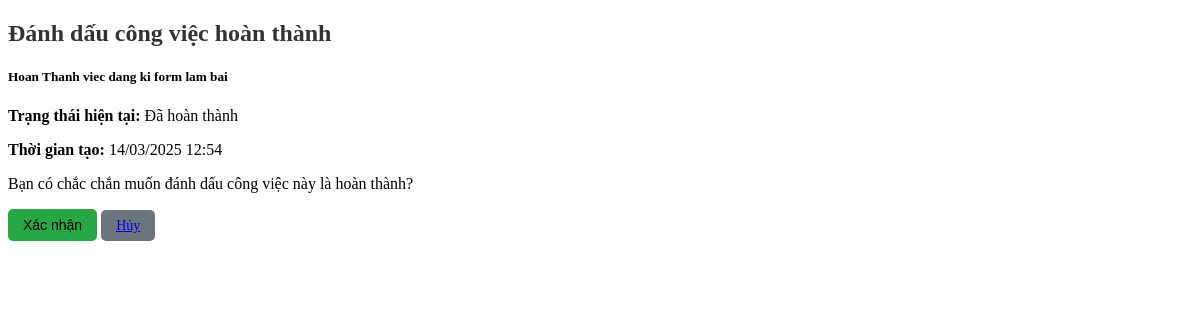
/complete/2/, run on the app's committed database.
### base/models.py (models this page shows, shortened)
class Task(models.Model):
    STATUS_CHOICES = [
        ("pending", "Chưa hoàn thành"),
        ("completed", "Đã hoàn thành"),
    ]
    title = models.CharField(max_length=255)
    description = models.TextField(blank=True)
    status = models.CharField(max_length=20, choices=STATUS_CHOICES, default="pending")
    created = models.DateTimeField(auto_now_add=True)
    finished = models.DateTimeField(null=True, blank=True)  # Lưu thời gian hoàn thành
    category = models.ForeignKey(Category, on_delete=models.SET_NULL, null=True, blank=True)
    assigned_to = models.ForeignKey(User, on_delete=models.CASCADE, null=True, blank=True)

### base/views.py (the view)
# urls.py: path('complete/<int:task_id>/', task_complete, name='task_complete'),
def task_complete(request, task_id):
    task = get_object_or_404(Task, id=task_id)
    if request.method == "POST":
        task.mark_completed()
        return redirect('/task_list/')
    return render(request, 'task/task_complete.html', {'task': task})

### base/templates/task/task_complete.html (shortened to what this page needs)
{% extends "base.html" %}
{% load static %}
{% block content %}
<div class="container mt-4">
    <h2 class="text-center">Đánh dấu công việc hoàn thành</h2>
    <div class="card shadow-lg p-4">
        <h5 class="text-primary">{{ task.title }}</h5>
        <p><strong>Trạng thái hiện tại:</strong> {{ task.get_status_display }}</p>
        <p><strong>Thời gian tạo:</strong> {{ task.created|date:"d/m/Y H:i" }}</p>
        <form method="post">
            <p>Bạn có chắc chắn muốn đánh dấu công việc này là hoàn thành?</p>
            <button type="submit" class="btn btn-success">Xác nhận</button>
            <a href="{% url 'base:task_list' %}" class="btn btn-secondary">Hủy</a>
        </form>
    </div>
</div>
{% endblock  %}

### base/static/css/styles_home.css (style rules this page uses)
.container { max-width: 1200px; margin: auto; }
.card { border-radius: 10px; transition: transform 0.3s ease, box-shadow 0.3s ease; }
h2.text-center { font-size: 24px; font-weight: bold; color: #333; }
.btn { border-radius: 5px; padding: 8px 15px; font-size: 14px; }
.btn-success { background-color: #28a745; border: none; }
.btn-secondary { background-color: #6c757d; border: none; }

### data on the page
Task: title "Hoan Thanh viec dang ki form lam bai", status "Đã hoàn thành", created "14/03/2025 12:54"
